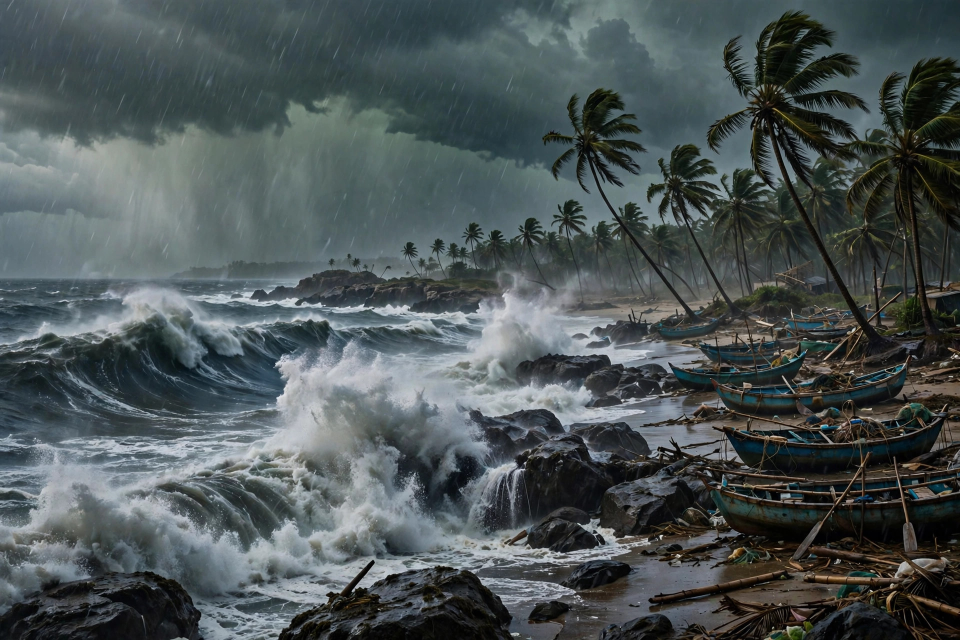
#> input picture assets/media-generation-hero-akvan-0-de20aac7-388b-4046-8f6a-419dc512f536.jpg, 1920 x 1280 px (shown at 1/2 size)
$ python build_image.py
#> lines starting #> are read from the running program, lines starting #| are printed output that depends on the picture
#!/usr/bin/env python3
"""Build the front page for Friday 20 November 2026.

Renders a one-page newspaper image (1024x1024 JPEG) from the four
editorial photographs in assets/ and the verified story list below.
Every story was checked against Reuters, CNN, AP, WSJ, Le Monde,
the India Meteorological Department and COP31 draft texts on
20 November 2026; each item carries its source. Stories first
reported on 19 November sit in their own band, dated as such.

Layout flows top to bottom on a cursor: nothing is drawn past the
page edge, every line is wrapped or truncated to its column width.

Runs offline with Pillow only. Output is deterministic: same
inputs, same bytes, every run.
"""
import os

from PIL import Image, ImageDraw, ImageFont

W, H = 1024, 1024
PAPER = (247, 242, 231)
INK = (17, 17, 17)
RED = (176, 30, 36)
GREY = (96, 90, 80)
LINE = (200, 192, 175)
BODY = (40, 38, 34)

REGION_COLORS = {
    "EUROPE": (122, 31, 43),
    "ASIA": (180, 83, 9),
    "MIDEAST": (109, 40, 217),
    "AFRICA": (21, 128, 61),
    "AMERICAS": (14, 116, 144),
    "OCEANIA": (29, 78, 216),
    "MARKETS": (68, 64, 60),
    "WORLD": (87, 83, 78),
}

HERO = {
    "kicker": "INDIA  ·  LANDFALL 07:30 IST",
    "headline": "AKVAN SLAMS INTO INDIA'S EAST COAST",
    "caption": (
        "Cyclone Akvan crossed the coast near Gopalpur, Odisha, on Friday "
        "morning with winds of 70\u201380 km/h, gusting to 90. Over 300,000 "
        "people were evacuated to 9,341 shelters and 69 trains cancelled "
        "\u2014 the third cyclone in under a month. Sources: Reuters, IMD."
    ),
    "image": "assets/media-generation-hero-akvan-0-de20aac7-388b-4046-8f6a-419dc512f536.jpg",
}

PANELS = [
    {
        "kicker": "UKRAINE  ·  01:22 UTC",
        "headline": "MISSILES SMASH THREE KYIV BRIDGES",
        "text": (
            "Russia's overnight missile attack killed 3 in Kyiv and 2 in "
            "Lviv, damaged three Dnipro bridges and cut power across "
            "districts."
        ),
        "source": "Reuters, AP",
        "image": "assets/media-generation-panel-kyiv-0-d5517e16-c1b3-4281-a3b9-9f7251cc21c1.jpg",
    },
    {
        "kicker": "CLIMATE  ·  ANTALYA",
        "headline": "COP31 ENDS WITH NO FOSSIL-FUEL DEAL",
        "text": (
            "The revised draft drops every fossil-fuel phase-out mention "
            "and a $120bn finance figure, adding a carbon-capture target. "
            "Panama may block a deal."
        ),
        "source": "Reuters, Carbon Herald",
        "image": "assets/media-generation-panel-cop31-0-f05dc660-51ae-4b2c-aa7f-54f5280402fe.jpg",
    },
    {
        "kicker": "DIPLOMACY  ·  SHENZHEN",
        "headline": "AFTER SHENZHEN, EUROPE SCOFFS",
        "text": (
            "European leaders dismiss the joint \u201cdeclaration for "
            "peace\u201d as a photo op. Canada extends a tariff pact "
            "with China to 2028."
        ),
        "source": "WSJ, Reuters, The Times",
        "image": "assets/media-generation-panel-apec-0-45fbe9de-8d1d-407f-94be-772d09871622.jpg",
    },
]

# (region, headline, one-line summary, source)
BRIEFS_TODAY = [
    ("MIDEAST", "Iraq deploys troops to militia base",
     "Security forces move into Jurf al-Sakhar, a Kataib Hezbollah "
     "stronghold, under a deal to ease tensions.", "Reuters"),
    ("ASIA", "Prabowo meets Xi on South China Sea",
     "Indonesia's president talks economy and sea cooperation with "
     "Xi in Shenzhen.", "Reuters"),
    ("EUROPE", "Russia rejects NATO guarantees",
     "Deputy FM Ryabkov pushes back on the US idea of NATO-style "
     "security guarantees for Ukraine.", "Reuters"),
    ("OCEANIA", "Xi hails China\u2013Australia turnaround",
     "Xi calls ties with Australia a \u201ccomprehensive turnaround\u201d "
     "after meeting Albanese in Shenzhen.", "Reuters"),
    ("ASIA", "Jakarta quizzes Google on channels",
     "Indonesia asks Google to justify removing 19,000+ "
     "pro-government YouTube channels.", "Reuters"),
    ("MARKETS", "Oil up on Riyadh supply fears",
     "Brent $92.22 after Houthi strikes on Riyadh and tanker "
     "disruption in the Strait of Hormuz.", "Reuters"),
    ("ASIA", "Kakao founder acquittal stands",
     "Seoul appeals court upholds Kim Beom-su's acquittal on "
     "stock-manipulation charges.", "Reuters"),
    ("WORLD", "FIFA presidency challenged",
     "Japan's Kozo Tashima says a World Cup red-card row pushed him "
     "to run against Infantino.", "Reuters"),
    ("EUROPE", "Lagarde: AI cyber threat top worry",
     "The ECB chief says AI-boosted cyber attacks keep her awake; "
     "policymakers pay too little attention.", "Reuters"),
    ("AMERICAS", "Bovespa slips as sell-off spreads",
     "Brazil's Bovespa falls 0.69% to 166,376 amid the global "
     "market sell-off.", "OneTurn"),
    ("ASIA", "Rupee breaks past 93 to the dollar",
     "India's currency strengthens for the first time since April as "
     "foreign inflows top $12bn in November.", "Reuters"),
    ("EUROPE", "Metro Bank draws takeover interest",
     "Barclays and private equity firms circle the British lender "
     "after it put itself up for sale.", "Bloomberg"),
    ("MARKETS", "Asian stocks slump; Taiwan dives 5%",
     "Nikkei \u22124.8%, Kospi \u22124.8%, Taiwan \u22125% intraday; "
     "the S&P 500 falls a fifth straight day.", "Reuters"),
    ("ASIA", "Taiwan sheds 7,000 points in a week",
     "Taipei's index falls again as the regulator unveils five "
     "rescue measures.", "SimpleLife"),
    ("AFRICA", "Kenya's last Ebola patient goes home",
     "Kenya discharges its final Ebola patient, 37 days after the "
     "first case.", "OneTurn"),
    ("AMERICAS", "880,000 AI chips cleared for China",
     "A US House panel says nearly 880,000 advanced AI chips were "
     "approved for sale to China.", "SimpleLife"),
    ("AMERICAS", "US Iran-war spending tops $48bn",
     "A Pentagon official puts military spending on the Iran war "
     "above $48 billion.", "SimpleLife"),
    ("MIDEAST", "Iran war burns 30% of munitions",
     "CSIS analysis says US operations against Iran consumed over "
     "30% of key munitions.", "SimpleLife"),
    ("MIDEAST", "Israel urges new Iran bombing",
     "Israel presses Trump to resume bombing Iran; Trump says the "
     "next step comes after New Year.", "SimpleLife"),
    ("ASIA", "No Kim meeting for Trump",
     "Trump leaves Shenzhen without confirming a meeting with North "
     "Korea's Kim Jong Un.", "WSJ"),
    ("WORLD", "Panama vows to block COP31 deal",
     "Panama tells the COP31 presidency it will block a final "
     "agreement unless its demands are met.", "Turkey Recap"),
]

# Stories first reported 19 November, still moving on the 20th.
BRIEFS_YESTERDAY = [
    ("WORLD", "Trump, Xi, Putin hold first summit",
     "Joint declaration: \u201ca nuclear war cannot be won and must "
     "never be fought.\u201d", "WSJ"),
    ("WORLD", "ICJ: Myanmar genocide ruling",
     "The ICJ rules on the Rohingya \u2014 a first genocide finding "
     "against a state.", "Reuters"),
    ("AMERICAS", "Anthropic closes 17% above IPO",
     "The AI firm debuts on Nasdaq at $83 and closes near $97.", "Reuters"),
    ("MIDEAST", "Houthi missiles hit Riyadh tower",
     "A strike damages the Saudi sovereign wealth fund tower in the "
     "financial district.", "Reuters"),
    ("MIDEAST", "Israeli troops cross Gaza truce line",
     "First incursion across the \u201cYellow Line\u201d since the "
     "truce began.", "OneTurn"),
    ("AFRICA", "Drone strike kills 10 at Sudan mine",
     "Ten killed in a drone attack on a mine in South Kordofan.", "OneTurn"),
]

FONT_DIR = "/usr/share/fonts/truetype/dejavu"


def load_font(name, size):
    try:
        return ImageFont.truetype(os.path.join(FONT_DIR, name), size)
    except OSError:
        return ImageFont.load_default()


def wrap(draw, text, font, width, max_lines=None):
    """Greedy word wrap, capped at max_lines with an ellipsis."""
    lines, line = [], ""
    for word in text.split(" "):
        trial = (line + " " + word).strip()
        if draw.textlength(trial, font=font) <= width:
            line = trial
        else:
            if line:
                lines.append(line)
            line = word
    if line:
        lines.append(line)
    if max_lines is not None and len(lines) > max_lines:
        lines = lines[:max_lines]
        while lines and draw.textlength(lines[-1] + "\u2026", font=font) > width:
            lines[-1] = lines[-1][:-1]
        lines[-1] += "\u2026"
    return lines


def fit_one(draw, text, font, width):
    """Truncate a single line to width, with an ellipsis."""
    if draw.textlength(text, font=font) <= width:
        return text
    while text and draw.textlength(text + "\u2026", font=font) > width:
        text = text[:-1]
    return text + "\u2026"


def crop_cover(img, tw, th):
    iw, ih = img.size
    scale = max(tw / iw, th / ih)
    nw, nh = int(iw * scale + 0.5), int(ih * scale + 0.5)
    img = img.resize((nw, nh), Image.LANCZOS)
    x = (nw - tw) // 2
    y = (nh - th) // 2
    return img.crop((x, y, x + tw, y + th))


def chip(draw, x, y, label, color):
    font = load_font("DejaVuSans-Bold.ttf", 11)
    w = int(draw.textlength(label, font=font)) + 12
    draw.rounded_rectangle([x, y, x + w, y + 15], radius=3, fill=color)
    draw.text((x + 6, y + 1), label, font=font, fill=(255, 255, 255))
    return w


def brief_rows(draw, x, items, y, col_w, row_h):
    """Draw a column of briefs; returns the y after the last row."""
    for region, head, text, _src in items:
        chip_w = chip(draw, x, y, region,
                      REGION_COLORS.get(region, (87, 83, 78)))
        head_font = load_font("DejaVuSans-Bold.ttf", 12)
        head = fit_one(draw, head, head_font, col_w - chip_w - 6)
        draw.text((x + chip_w + 6, y), head, font=head_font, fill=INK)
        body = wrap(draw, text, load_font("DejaVuSans.ttf", 11),
                    col_w, max_lines=2)
        by = y + 14
        for line in body:
            draw.text((x, by), line, font=load_font("DejaVuSans.ttf", 11),
                      fill=BODY)
            by += 12
        y += row_h
    return y


def build():
    base = os.path.dirname(os.path.abspath(__file__))
    page = Image.new("RGB", (W, H), PAPER)
    draw = ImageDraw.Draw(page)

    serif_b = lambda s: load_font("DejaVuSerif-Bold.ttf", s)
    sans_b = lambda s: load_font("DejaVuSans-Bold.ttf", s)
    sans = lambda s: load_font("DejaVuSans.ttf", s)

    y = 0
    # ---- masthead ----
    draw.text((W // 2, 4), "THE WORLD TODAY", font=serif_b(56),
              fill=INK, anchor="ma")
    draw.rectangle([24, 72, W - 24, 76], fill=RED)
    date_line = ("FRIDAY 20 NOVEMBER 2026   ·   31 STORIES   ·   6 CONTINENTS"
                 "   ·   ALL TIMES UTC")
    draw.text((W // 2, 80), date_line, font=sans_b(15), fill=INK, anchor="ma")
    y = 104

    # ---- hero ----
    hero = Image.open(os.path.join(base, HERO["image"])).convert("RGB")
#> hero is the input picture: PIL image 1920x1280 RGB; mean R, G, B 75.9, 84.7, 85.7
    page.paste(crop_cover(hero, 976, 170), (24, y))
#> in crop_cover, `return img.crop((x, y, x + tw, y + th))`:
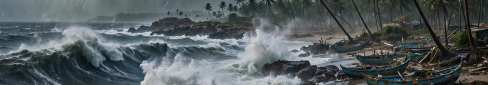
#> returned value: PIL image 976x170 RGB (shown at 1/2 size); mean R, G, B 83.6, 91.9, 93.9
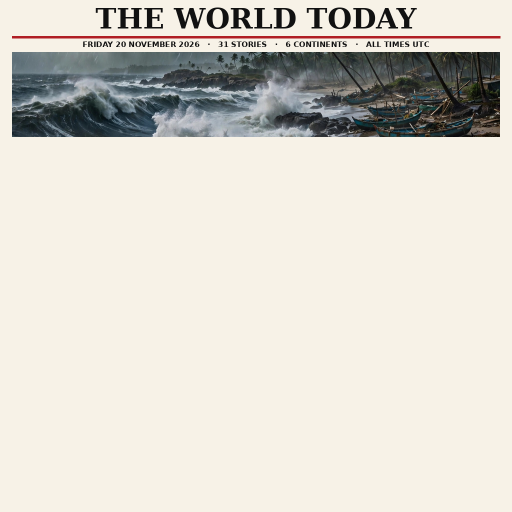
#> page: PIL image 1024x1024 RGB (shown at 1/2 size); mean R, G, B 217.9, 214.4, 205.7
    draw.rectangle([24, y, 1000, y + 170], outline=INK, width=1)
    y += 176
    draw.text((24, y), HERO["kicker"], font=sans_b(13), fill=RED)
    y += 18
    draw.text((24, y), HERO["headline"], font=serif_b(30), fill=INK)
    y += 38
    for line in wrap(draw, HERO["caption"], sans(13), 976, max_lines=2):
#> in wrap, `lines, line = [], ""`: line = ''
        draw.text((24, y), line, font=sans(13), fill=BODY)
        y += 15
#> this loop made 2 passes
#> after the loop, y = 366
    y += 6
#> y = 372

    # ---- three photo panels ----
    draw.rectangle([24, y, W - 24, y + 1], fill=LINE)
    y += 8
#> y = 380
    px, pw, gap = 24, 318, 11
    panel_bottom = y
#> panel_bottom = 380
    for panel in PANELS:
        img = Image.open(os.path.join(base, panel["image"])).convert("RGB")
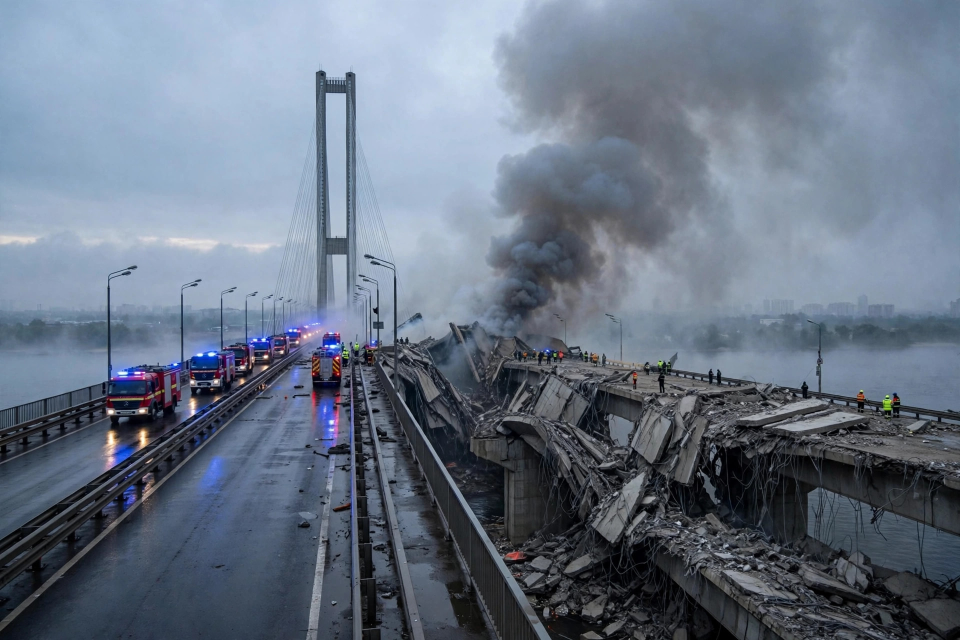
#> input picture assets/media-generation-panel-kyiv-0-d5517e16-c1b3-4281-a3b9-9f7251cc21c1.jpg, 1920 x 1280 px (shown at 1/2 size)
#> img is the input picture: PIL image 1920x1280 RGB; mean R, G, B 104.5, 115.9, 132.4
        page.paste(crop_cover(img, pw, 88), (px, y))
#> call 2 of crop_cover, with tw = 318, th = 88
#> in crop_cover (call 2), `img = img.resize((nw, nh), Image.LANCZOS)`:
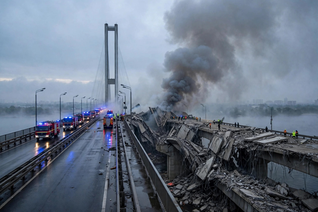
#> img: PIL image 318x212 RGB; mean R, G, B 104.5, 115.9, 132.4
#> in crop_cover (call 2), `return img.crop((x, y, x + tw, y + th))`:
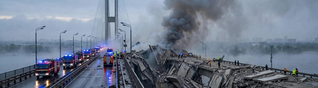
#> returned value: PIL image 318x88 RGB; mean R, G, B 111.1, 121.9, 139.4
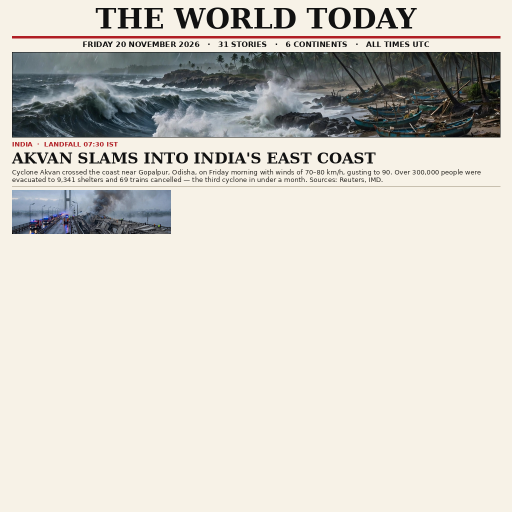
#> page: PIL image 1024x1024 RGB (shown at 1/2 size); mean R, G, B 211.7, 208.5, 200.7
        draw.rectangle([px, y, px + pw, y + 88], outline=INK, width=1)
        ty = y + 94
#> ty = 474
        draw.text((px, ty), panel["kicker"], font=sans_b(11), fill=RED)
        ty += 15
#> ty = 489
        for line in wrap(draw, panel["headline"], serif_b(15), pw,
                         max_lines=2):
            draw.text((px, ty), line, font=serif_b(15), fill=INK)
            ty += 17
#> this loop made 2 passes
#> (line, ty) on passes 1 to 2: ('MISSILES SMASH THREE KYIV', 506), ('BRIDGES', 523)
#> after the loop, ty = 523
        for line in wrap(draw, panel["text"], sans(12), pw, max_lines=3):
            draw.text((px, ty), line, font=sans(12), fill=BODY)
            ty += 13
#> this loop made 3 passes
#> ty on passes 1 to 2: 536, 549
#> after the loop, ty = 562
        draw.text((px, ty + 1), "Source: " + panel["source"],
                  font=sans(11), fill=GREY)
        panel_bottom = max(panel_bottom, ty + 16)
#> panel_bottom = 578
        px += pw + gap
#> pass 2 of the loop in build, `for panel in PANELS:`:
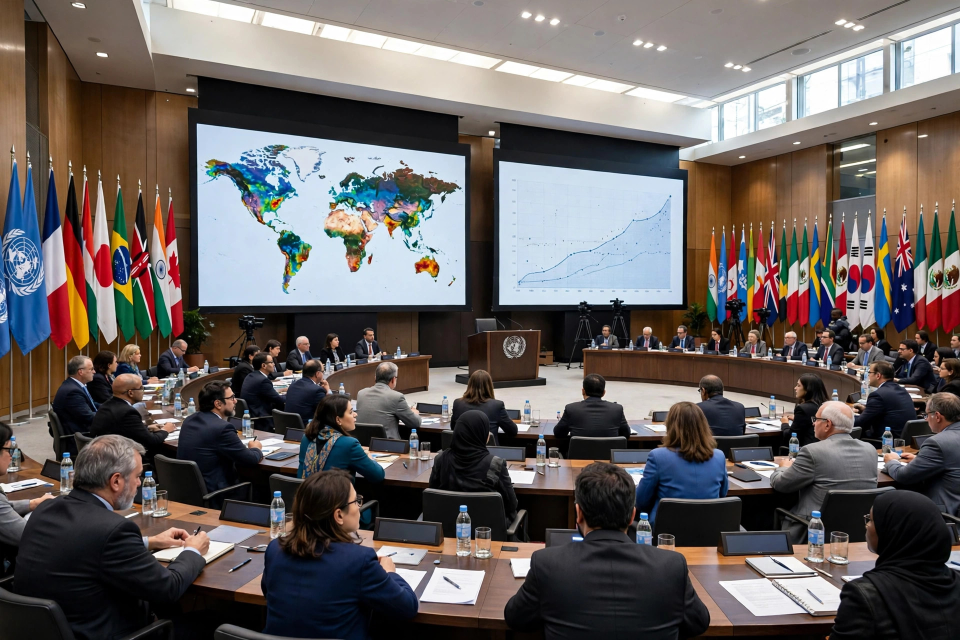
#> input picture assets/media-generation-panel-cop31-0-f05dc660-51ae-4b2c-aa7f-54f5280402fe.jpg, 1920 x 1280 px (shown at 1/2 size)
#> in build, img is the input picture: PIL image 1920x1280 RGB; mean R, G, B 103.6, 97.6, 96.2
#> img: PIL image 318x212 RGB
#> in crop_cover (call 3), `return img.crop((x, y, x + tw, y + th))`:
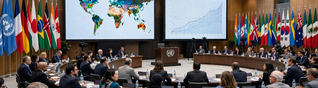
#> returned value: PIL image 318x88 RGB; mean R, G, B 106.3, 99.5, 98.8
#> in build, `page.paste(crop_cover(img, pw, 88), (px, y))`:
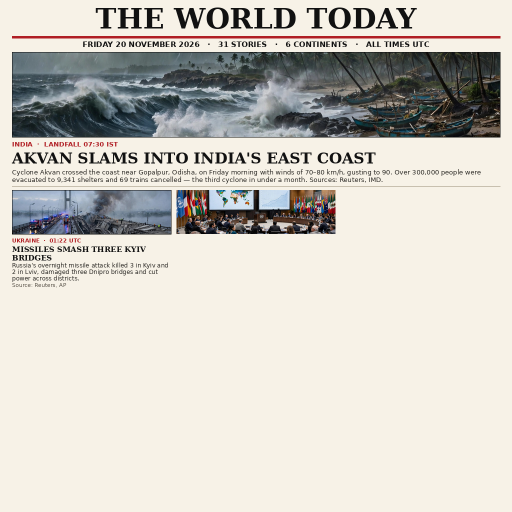
#> page: PIL image 1024x1024 RGB (shown at 1/2 size); mean R, G, B 207, 203.8, 196.2
#> in build, `ty = y + 94`: ty = 474
#> in build, `ty += 15`: ty = 489
#> the loop in build, `for line in wrap(draw, panel["headline"], serif_b(15), pw, max_lines=2):` made 2 passes
#> (line, ty) on passes 1 to 2: ('COP31 ENDS WITH NO FOSSIL-FUEL', 506), ('DEAL', 523)
#> after the loop in build, `for line in wrap(draw, panel["headline"], serif_b(15), pw,`: ty = 523
#> the loop in build, `for line in wrap(draw, panel["text"], sans(12), pw, max_lines=3):` made 3 passes
#> ty on passes 1 to 3: 536, 549, 562
#> after the loop in build, `for line in wrap(draw, panel["text"], sans(12), pw, max_lines=3):`: ty = 562
    y = panel_bottom + 8
#> y = 586

    # ---- briefs, today ----
    draw.rectangle([24, y, W - 24, y + 2], fill=INK)
    y += 8
#> y = 594
    draw.text((24, y), "THE WORLD IN BRIEF", font=serif_b(17), fill=INK)
    draw.text((W - 24, y + 2), "FRIDAY 20 NOVEMBER 2026", font=sans_b(12),
              fill=RED, anchor="ra")
    y += 22
#> y = 616
    col_w, row_h = 318, 37
    for col in range(3):
        items = BRIEFS_TODAY[col * 7:(col + 1) * 7]
        brief_rows(draw, 24 + col * (col_w + gap), items, y, col_w, row_h)
    y += 7 * row_h + 4
#> y = 879

    # ---- briefs, yesterday ----
    draw.rectangle([24, y, W - 24, y + 1], fill=LINE)
    y += 7
#> y = 886
    draw.text((24, y), "YESTERDAY, STILL MOVING", font=serif_b(14), fill=INK)
    draw.text((W - 24, y + 1), "FIRST REPORTED 19 NOVEMBER", font=sans_b(11),
              fill=RED, anchor="ra")
    y += 20
#> y = 906
    for col in range(3):
        items = BRIEFS_YESTERDAY[col * 2:(col + 1) * 2]
        brief_rows(draw, 24 + col * (col_w + gap), items, y, col_w, row_h)
    y += 2 * row_h + 4
#> y = 984

    # ---- footer ----
    draw.rectangle([24, y, W - 24, y + 2], fill=INK)
    y += 8
#> y = 992
    footer = ("Sources: Reuters, CNN, AP, WSJ, Le Monde, The Times, "
              "Carbon Herald, IMD, UNFCCC. All stories first reported "
              "Friday 20 November 2026 unless marked 19 November.")
    for line in wrap(draw, footer, sans(11), 976):
        draw.text((24, y), line, font=sans(11), fill=GREY)
        y += 13
#> this loop made 1 pass
#> y on pass 1: 1005
#> after the loop, y = 1005
    print("final y:", y, "page height:", H)
#| final y: 1005 page height: 1024
    assert y <= H, "layout overflows the page"

    out = os.path.join(base, "entry.png")
    for quality in (88, 80, 72):
        page.save(out, "JPEG", quality=quality, optimize=True)
        if os.path.getsize(out) <= 1048576:
            break
#> this loop made 1 pass
#> pass 1, in build, `page.save(out, "JPEG", quality=quality, optimize=True)`:
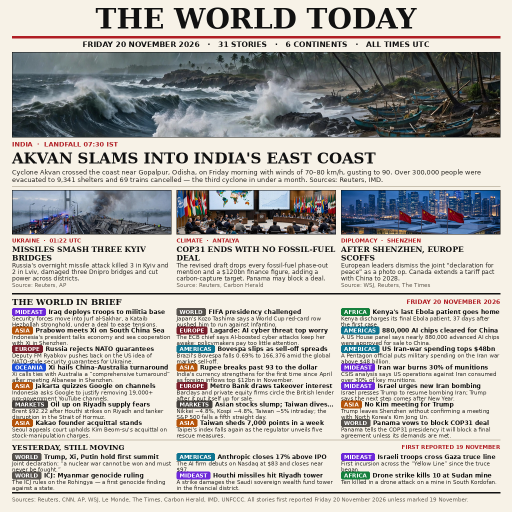
#> saved as entry.png: PIL image 1024x1024 RGB (shown at 1/2 size); mean R, G, B 184.7, 182, 177.2
    print("wrote", out, os.path.getsize(out), "bytes, quality", quality)
#| wrote entry.png 392086 bytes, quality 88
    return out


if __name__ == "__main__":
    build()
